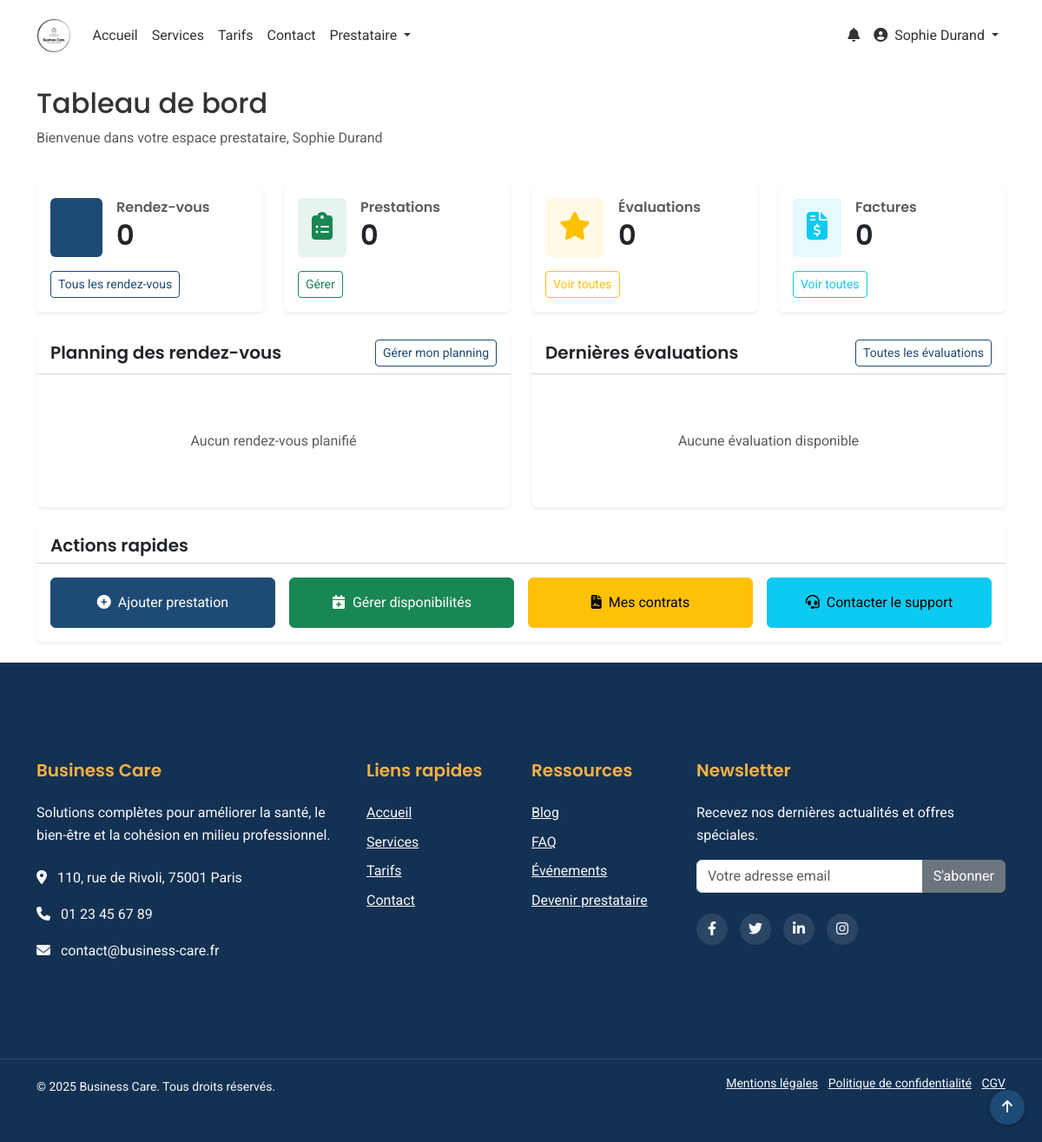
Before: /web-client/modules/providers/index.php (signed in) with the older database file.
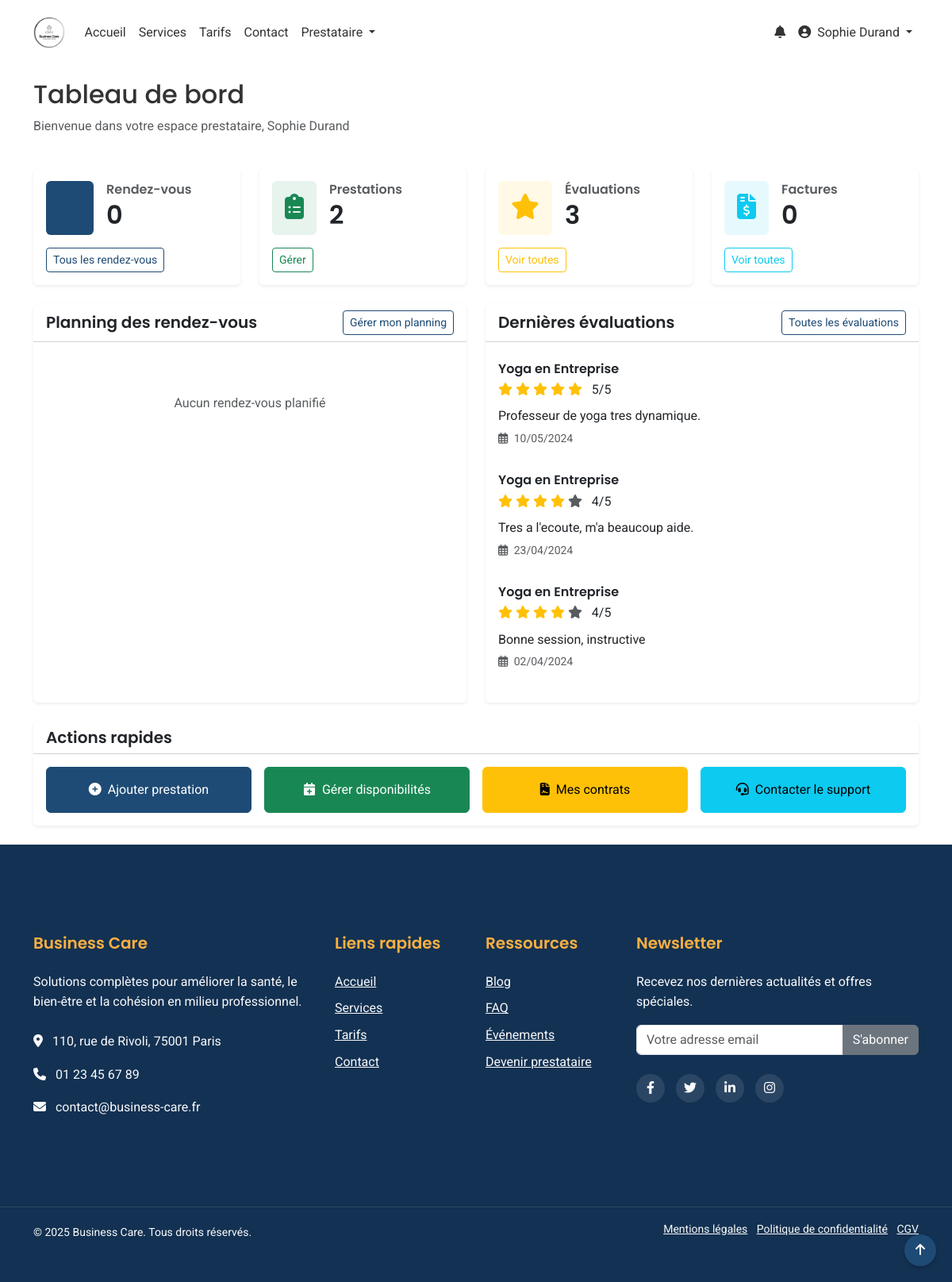
After: the same page with the newer database file.
### tables this page shows
CREATE TABLE evaluations (
    id INT PRIMARY KEY AUTO_INCREMENT,
    personne_id INT NOT NULL,
    prestation_id INT NOT NULL,
    note INT CHECK (note BETWEEN 1 AND 5),
    commentaire TEXT,
    date_evaluation DATE NOT NULL,
    created_at TIMESTAMP DEFAULT CURRENT_TIMESTAMP,
    updated_at TIMESTAMP DEFAULT CURRENT_TIMESTAMP ON UPDATE CURRENT_TIMESTAMP,
    FOREIGN KEY (personne_id) REFERENCES personnes(id),
    FOREIGN KEY (prestation_id) REFERENCES prestations(id),
    INDEX idx_date (date_evaluation)
);

CREATE TABLE prestations (
    id INT PRIMARY KEY AUTO_INCREMENT,
    nom VARCHAR(255) NOT NULL,
    description TEXT,
    prix DECIMAL(10,2) NOT NULL,
    duree INT,
    type ENUM('conference', 'webinar', 'atelier', 'consultation', 'evenement', 'autre') NOT NULL,
    categorie VARCHAR(100),
    niveau_difficulte ENUM('debutant', 'intermediaire', 'avance'),
    capacite_max INT,
    materiel_necessaire TEXT,
    prerequis TEXT,
    created_at TIMESTAMP DEFAULT CURRENT_TIMESTAMP,
    updated_at TIMESTAMP DEFAULT CURRENT_TIMESTAMP ON UPDATE CURRENT_TIMESTAMP,
    INDEX idx_type (type),
    INDEX idx_categorie (categorie)
);

### shared/web-client/functions.php (called while the page is built, shortened)
<?php
require_once 'db.php';
function formatDate($date, $format = DEFAULT_DATE_FORMAT)
{
    $timestamp = strtotime($date);
    return date($format, $timestamp);
}
function formatMoney($amount, $currency = DEFAULT_CURRENCY)
{
    return number_format($amount, 2, ',', ' ') . ' ' . $currency;
}
function sanitizeInput($input)
{
    if (is_array($input)) {
        foreach ($input as $key => $value) {
            $input[$key] = sanitizeInput($value);
        }
    } else if ($input === null) {
        $input = '';
    } else {
        $input = (string)$input;
        $input = trim($input);
        $input = stripslashes($input);
        $input = htmlspecialchars($input, ENT_QUOTES, 'UTF-8');
    }
    return $input;
}
function renderPagination($pagination, $urlPattern)
{
    if ($pagination['totalPages'] <= 1) return '';
    $html = '<nav aria-label="Page navigation"><ul class="pagination">';
    $prevDisabled = $pagination['currentPage'] <= 1 ? ' disabled' : '';
    $prevUrl = str_replace('{page}', $pagination['currentPage'] - 1, $urlPattern);
    $html .= '<li class="page-item' . $prevDisabled . '"><a class="page-link" href="' . $prevUrl . '">Précédent</a></li>';
    $nextDisabled = $pagination['currentPage'] >= $pagination['totalPages'] ? ' disabled' : '';
    $nextUrl = str_replace('{page}', $pagination['currentPage'] + 1, $urlPattern);
    $html .= '<li class="page-item' . $nextDisabled . '"><a class="page-link" href="' . $nextUrl . '">Suivant</a></li>';
    $html .= '</ul></nav>';
    return $html;
}

### web-client/includes/page_functions/modules/providers.php (called while the page is built, shortened)
<?php
function getProviderRatings($provider_id, $page = 1, $limit = 10) {
    $provider_id = (int)sanitizeInput($provider_id);
    $offset = ($page - 1) * $limit;
    $query = "SELECT e.*, CONCAT(p.prenom, ' ', p.nom) as client_nom,
              pr.nom as prestation_nom, pr.type as prestation_type
              FROM evaluations e
              JOIN rendez_vous r ON e.prestation_id = r.prestation_id
              JOIN personnes p ON e.personne_id = p.id
              JOIN prestations pr ON e.prestation_id = pr.id
              WHERE r.personne_id = ?
              ORDER BY e.date_evaluation DESC
              LIMIT ? OFFSET ?";
    $stmt = executeQuery($query, [$provider_id, $limit, $offset]);
    $ratings = $stmt->fetchAll();
    $countQuery = "SELECT COUNT(*) as total
                  FROM evaluations e
                  JOIN rendez_vous r ON e.prestation_id = r.prestation_id
                  WHERE r.personne_id = ?";
    $countStmt = executeQuery($countQuery, [$provider_id]);
    $countResult = $countStmt->fetch();
    $total = $countResult['total'];
    $totalPages = ceil($total / $limit);
    $paginationData = [
        'currentPage' => $page,
        'totalPages' => $totalPages,
        'totalItems' => $total,
        'perPage' => $limit
    ];
    $urlPattern = "?provider_id=$provider_id&page={page}";
    return [
        'ratings' => $ratings,
        'summary' => [
            'average' => getProviderAverageRating($provider_id),
            'count' => $total
        ],
        'pagination' => [
            'current' => $page,
            'limit' => $limit,
            'total' => $total,
            'totalPages' => $totalPages
        ],
        'pagination_html' => renderPagination($paginationData, $urlPattern)
    ];
}
function getProviderAverageRating($provider_id) {
    $provider_id = (int)sanitizeInput($provider_id);
    $query = "SELECT AVG(e.note) as moyenne
              FROM evaluations e
              JOIN rendez_vous r ON e.prestation_id = r.prestation_id
              WHERE r.personne_id = ?";
    $stmt = executeQuery($query, [$provider_id]);
    $result = $stmt->fetch();
    return $result['moyenne'] ? round($result['moyenne'], 1) : 0;
}
function getProviderServices($provider_id) {
    $provider_id = (int)sanitizeInput($provider_id);
    $query = "SELECT DISTINCT pr.id, pr.nom, pr.description, pr.type, pr.categorie,
              pr.prix, pr.duree, pr.niveau_difficulte, COUNT(r.id) as nombre_prestations
              FROM prestations pr
              JOIN rendez_vous r ON pr.id = r.prestation_id
              WHERE r.personne_id = ?
              GROUP BY pr.id, pr.nom, pr.description, pr.type, pr.categorie,
              pr.prix, pr.duree, pr.niveau_difficulte
              ORDER BY nombre_prestations DESC";
    $stmt = executeQuery($query, [$provider_id]);
    $services = $stmt->fetchAll();
    return $services;
}
function getProviderInvoices($provider_id, $start_date = null, $end_date = null) {
    $provider_id = (int)sanitizeInput($provider_id);
    $start_date = sanitizeInput($start_date);
    $end_date = sanitizeInput($end_date);
    $query = "SELECT CONCAT(YEAR(r.date_rdv), '-', MONTH(r.date_rdv)) as facture_id,
              DATE_FORMAT(r.date_rdv, '%Y-%m') as periode,
              COUNT(r.id) as nombre_prestations,
              SUM(pr.prix) as montant_total,
              MIN(r.date_rdv) as premiere_prestation,
              MAX(r.date_rdv) as derniere_prestation,
              'payee' as statut
              FROM rendez_vous r
              JOIN prestations pr ON r.prestation_id = pr.id
              WHERE r.personne_id = ? AND r.statut = 'termine'";
    $params = [$provider_id];
    $query .= " GROUP BY facture_id, periode, statut
                ORDER BY periode DESC";
    $stmt = executeQuery($query, $params);
    $invoices = $stmt->fetchAll();
    return $invoices;
}
?>

### shared/web-client/db.php (called while the page is built, shortened)
<?php
function getDbConnection()
{
    static $pdo = null;
    if ($pdo === null) {
        $dsn = "mysql:host=" . DB_HOST . ";dbname=" . DB_NAME . ";charset=" . DB_CHARSET;
        $options = [
            PDO::ATTR_ERRMODE => PDO::ERRMODE_EXCEPTION,
            PDO::ATTR_DEFAULT_FETCH_MODE => PDO::FETCH_ASSOC,
            PDO::ATTR_EMULATE_PREPARES => false,
        ];
        try {
            $pdo = new PDO($dsn, DB_USER, DB_PASS, $options);
        } catch (PDOException $e) {
            die("[FAILURE] Connexion a la base de donnees impossible: " . $e->getMessage());
        }
    }
    return $pdo;
}
function validateTableName($table)
{
    return $table;
}
function executeQuery($sql, $params = [])
{
    try {
        $pdo = getDbConnection();
        $stmt = $pdo->prepare($sql);
        $stmt->execute($params);
        return $stmt;
    } catch (PDOException $e) {
        $errorInfo = isset($stmt) ? $stmt->errorInfo() : $pdo->errorInfo();
        $logMessage = sprintf(
            "[FAILURE] Impossible d'executer la requete.\nSQL: %s\nParams: %s\nError: %s\nPDO Error Info: %s",
            $sql,
            print_r($params, true),
            $e->getMessage(),
            print_r($errorInfo, true)
        );
        error_log($logMessage);
        die("[FAILURE] Impossible d'executer la requete. Veuillez consulter les logs du serveur pour plus de détails. Message: " . $e->getMessage());
    }
}
function fetchOne($table, $where, $params = [], $orderBy = '')
{
    $table = validateTableName($table);
    $sql = "SELECT * FROM $table WHERE $where";
    $sql .= " LIMIT 1";
    $stmt = executeQuery($sql, $params);
    return $stmt->fetch();
}

### web-client/modules/providers/index.php (the view, shortened to what the rows shown need)
<?php
require_once __DIR__ . '/../../includes/page_functions/modules/providers.php';
$userId = $_SESSION['user_id'];
$prestations = getProviderServices($userId);
$rdvs = [];
usort($rdvs, function($a, $b) {
    return strtotime($a['date_rdv']) - strtotime($b['date_rdv']);
});
$ratingsData = getProviderRatings($userId, 1, 5);
$evaluations = $ratingsData['ratings'] ?? [];
$factures = getProviderInvoices($userId);
include_once __DIR__ . '/../../templates/header.php';
?>
<main class="dashboard-page py-4">
    <div class="container">
        <div class="row mb-4">
            <div class="col">
                <h1 class="h2">Tableau de bord</h1>
            </div>
        </div>
        <div class="row g-4 mb-4">
            <div class="col-md-6 col-lg-3">
                <div class="card border-0 shadow-sm h-100">
                    <div class="card-body">
                        <div class="d-flex align-items-center">
                            <div>
                                <h2 class="card-title mb-0"><?= count($rdvs) ?></h2>
                            </div>
                        </div>
                    </div>
                </div>
            </div>
            <div class="col-md-6 col-lg-3">
                <div class="card border-0 shadow-sm h-100">
                    <div class="card-body">
                        <div class="d-flex align-items-center">
                            <div>
                                <h2 class="card-title mb-0"><?= count($prestations) ?></h2>
                            </div>
                        </div>
                    </div>
                </div>
            </div>
            <div class="col-md-6 col-lg-3">
                <div class="card border-0 shadow-sm h-100">
                    <div class="card-body">
                        <div class="d-flex align-items-center">
                            <div>
                                <h2 class="card-title mb-0"><?= count($evaluations) ?></h2>
                            </div>
                        </div>
                    </div>
                </div>
            </div>
            <div class="col-md-6 col-lg-3">
                <div class="card border-0 shadow-sm h-100">
                    <div class="card-body">
                        <div class="d-flex align-items-center">
                            <div>
                                <h2 class="card-title mb-0"><?= count($factures) ?></h2>
                            </div>
                        </div>
                    </div>
                </div>
            </div>
        </div>
        <div class="row g-4">
            <div class="col-lg-6">
                <div class="card border-0 shadow-sm h-100">
                    <div class="card-body">
                        <?php if (empty($evaluations)): ?>
                            <p class="text-center text-muted my-5">Aucune évaluation disponible</p>
                        <?php else: ?>
                            <div class="list-group list-group-flush">
                                <?php foreach ($evaluations as $evaluation):
                                    $prestation = isset($evaluation['prestation']) ? $evaluation['prestation'] : (isset($evaluation['prestation_id']) ? fetchOne('prestations', "id = {$evaluation['prestation_id']}") : null);
                                ?>
                                    <div class="list-group-item border-0 px-0">
                                        <div class="d-flex justify-content-between align-items-start">
                                            <div>
                                                <h6 class="mb-1"><?= $prestation['nom'] ?? $evaluation['prestation_nom'] ?? 'Prestation inconnue' ?></h6>
                                                <div class="mb-2">
                                                    <?php for ($i = 1; $i <= 5; $i++): ?>
                                                        <i class="fas fa-star <?= $i <= $evaluation['note'] ? 'text-warning' : 'text-muted' ?>"></i>
                                                    <?php endfor; ?>
                                                    <span class="ms-2"><?= $evaluation['note'] ?>/5</span>
                                                </div>
                                                <p class="mb-0"><?= $evaluation['commentaire'] ?></p>
                                                <p class="text-muted small mt-1">
                                                    <i class="far fa-calendar-alt me-1"></i> <?= isset($evaluation['date_formatee']) ? $evaluation['date_formatee'] : formatDate($evaluation['date_evaluation'], 'd/m/Y') ?>
                                                </p>
                                            </div>
                                        </div>
                                    </div>
                                <?php endforeach; ?>
                            </div>
                        <?php endif; ?>
                    </div>
                </div>
            </div>
        </div>
    </div>
</main>
<?php
include_once __DIR__ . '/../../templates/footer.php';
?>

Changed rows visible on the page:
added evaluations: prestation.nom "Yoga en Entreprise", note "5", commentaire "Professeur de yoga tres dynamique.", date_evaluation "10/05/2024"
now on this page (row edited): evaluations: prestation.nom "Yoga en Entreprise", note "4", commentaire "Tres a l'ecoute, m'a beaucoup aide.", date_evaluation "23/04/2024"
added evaluations: prestation.nom "Yoga en Entreprise", note "4", commentaire "Bonne session, instructive", date_evaluation "02/04/2024"
Other visible differences:
count($prestations): "0" → "2"
count($evaluations): "0" → "3"
text no longer shown: "Aucune évaluation disponible"
